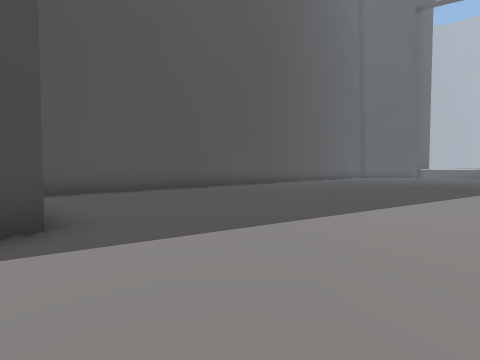
view 1 (above)

23 first-person views from a walk through a Unity game level. The camera is 1.2 m above the floor, tilts 2° down and sees 90° across. The floor is counted in squares, 2 m on a side. Each view is taken from the middle of a square. On the plan, view 1 faces up. The plan holds only what a view shows up to about 9 squares ahead; the rest is blank. The place goes on beyond the plan. The player is left out.

view 2
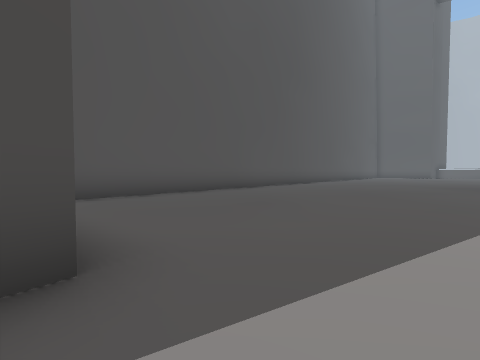

view 3
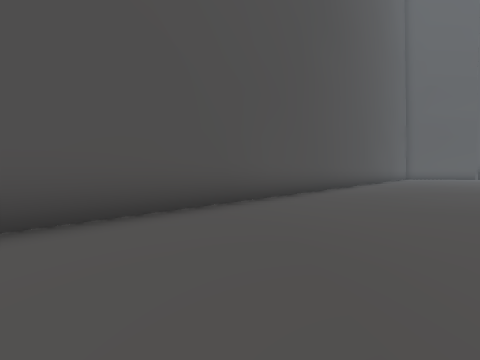

view 4
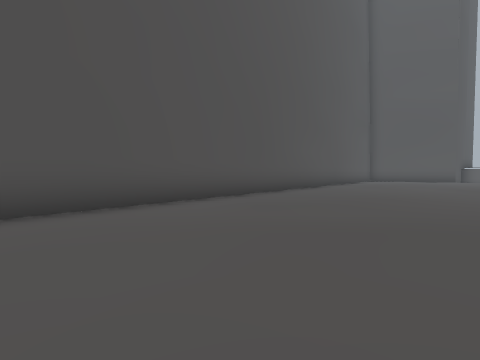

view 5
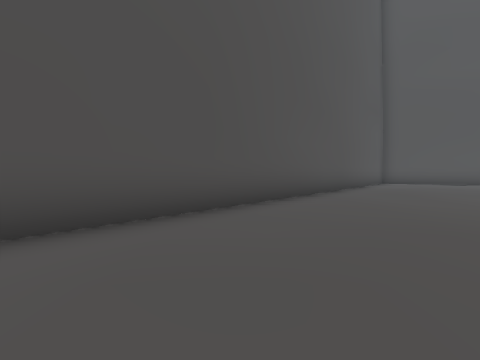

view 6
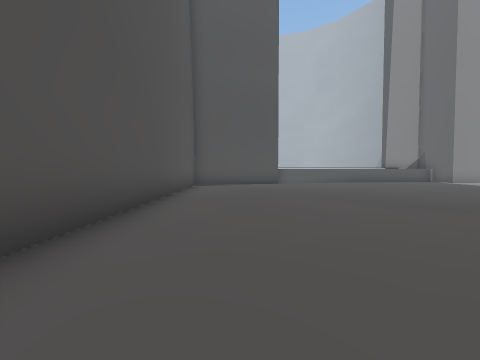

view 7
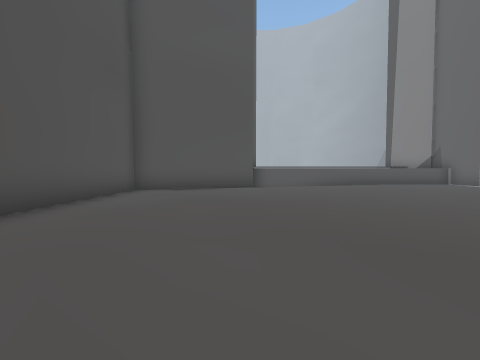

view 8
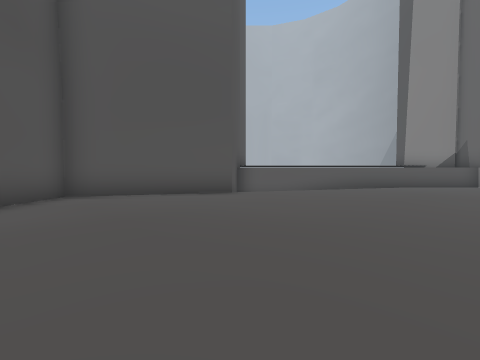

view 9
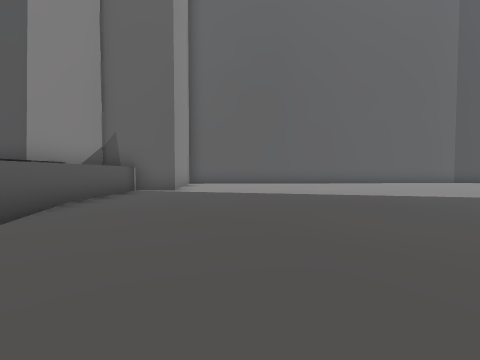

view 10
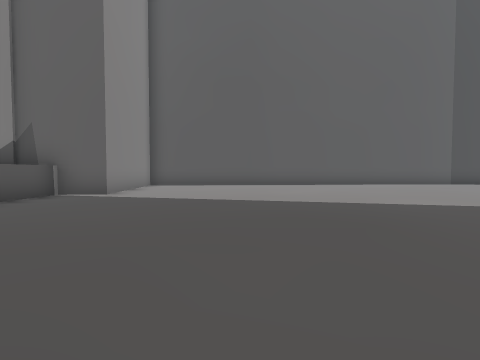

view 11
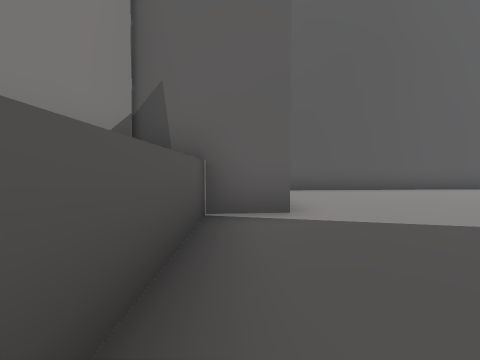

view 12
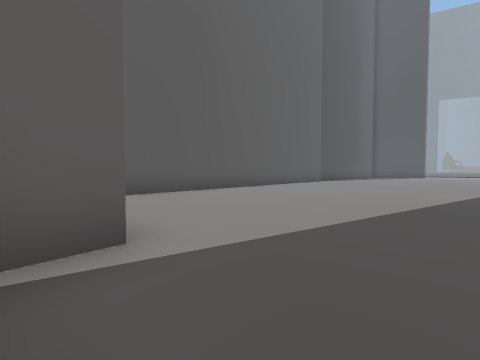

view 13
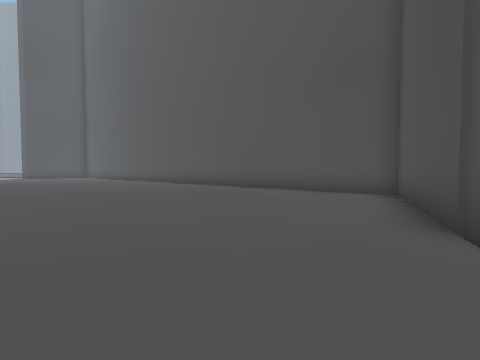

view 14
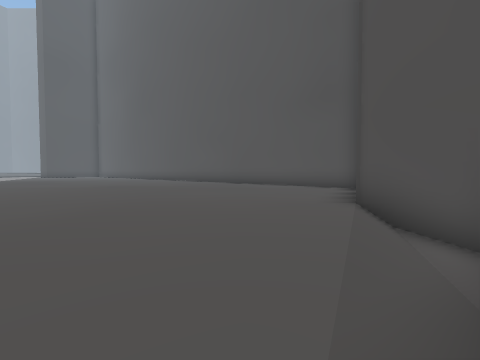

view 15
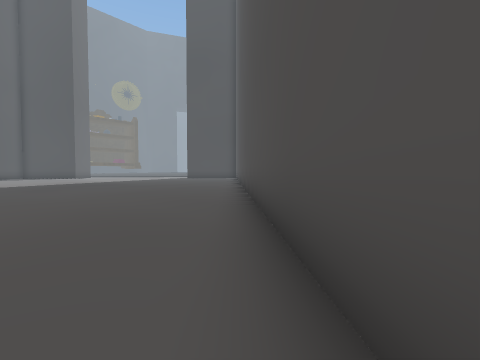

view 16
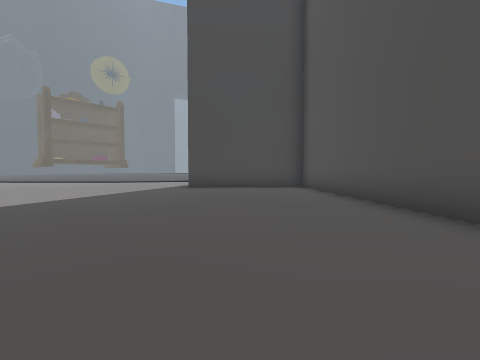

view 17
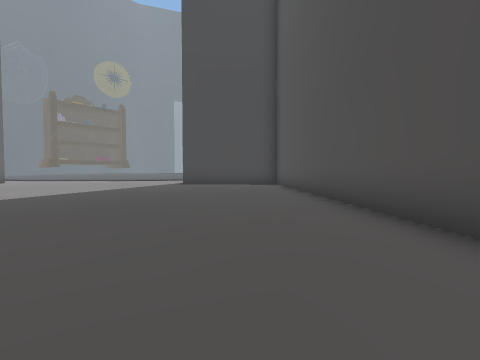

view 18
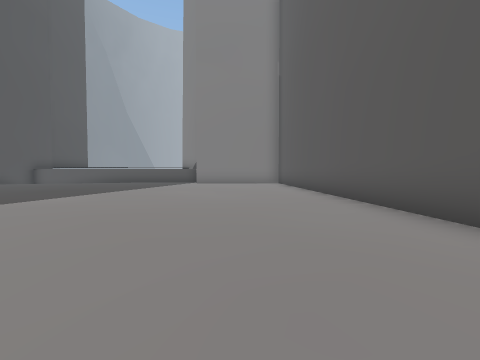

view 19
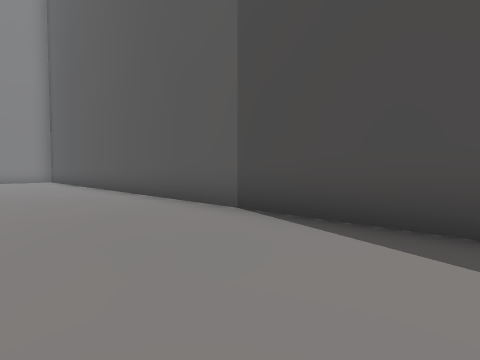

view 20
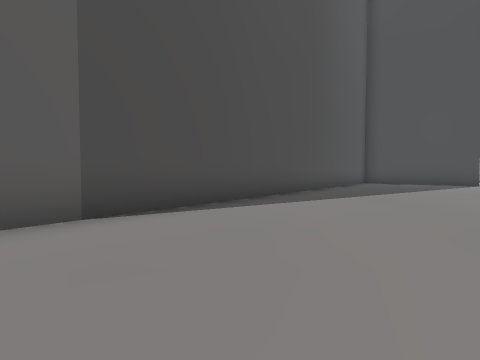

view 21
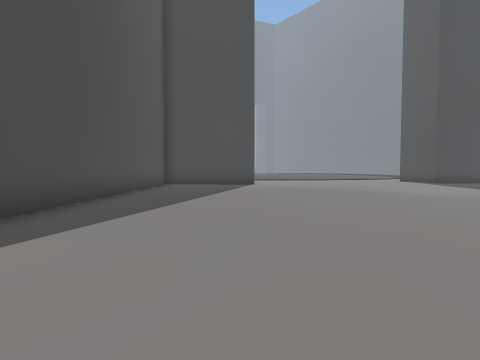

view 22
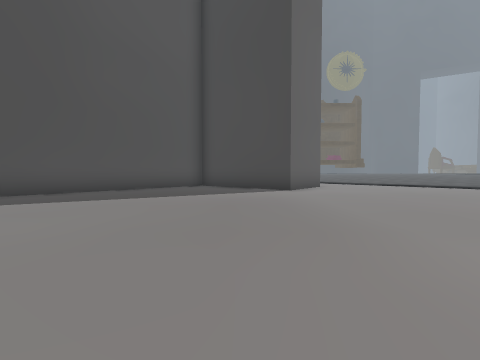

view 23
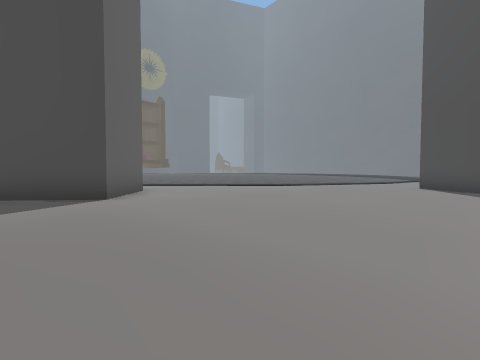

### Floor plan
Points are (right, up) in squares from view 1. A wall is a line through its corners. A room is listed if a view was taken in it or the views show most of it. See-through windows are left out.
Room 1 (views 1, 2, 3, 4, 5, 6, 7, 8, 9, 10, 11, 12, 13, 14, 15, 16, 17, 18, 19, 20, 21, 22, 23)
walls: (9.8, -5) (23.5, 10.4); (-2.9, 3.1) (-1.9, 2.4) (-3.6, 0.4); (3.8, -5.6) (5.4, -3.6) (7.1, -5); (23.5, 15.5) (22.9, 16) (23.5, 16.7); (23.6, 17.1) (17.5, 23.2); (17.1, 23.3) (15.7, 22.1) (12.1, 23.9) (-3.6, 7.1)

Where each view was taken, in squares from view 1:
view 1: 0 up, 0 right, facing up
view 2: 1 up, 1 left, facing up
view 3: 5 up, 1 left, facing up
view 4: 9 up, 4 right, facing up
view 5: 12 up, 5 right, facing up
view 6: 15 up, 6 right, facing up-right
view 7: 16 up, 9 right, facing up-right
view 8: 17 up, 11 right, facing up-right
view 9: 20 up, 16 right, facing down-right
view 10: 18 up, 16 right, facing down-right
view 11: 19 up, 21 right, facing down-right
view 12: 18 up, 22 right, facing down
view 13: 20 up, 18 right, facing left
view 14: 20 up, 20 right, facing left
view 15: 21 up, 10 right, facing down-left
view 16: 10 up, 3 right, facing down-left
view 17: 12 up, 4 right, facing down-left
view 18: 6 up, 16 right, facing up-right
view 19: 3 up, 13 right, facing right
view 20: 6 up, 15 right, facing down
view 21: 4 up, 14 right, facing down-left
view 22: 4 up, 7 right, facing down
view 23: 2 up, 7 right, facing down-left
